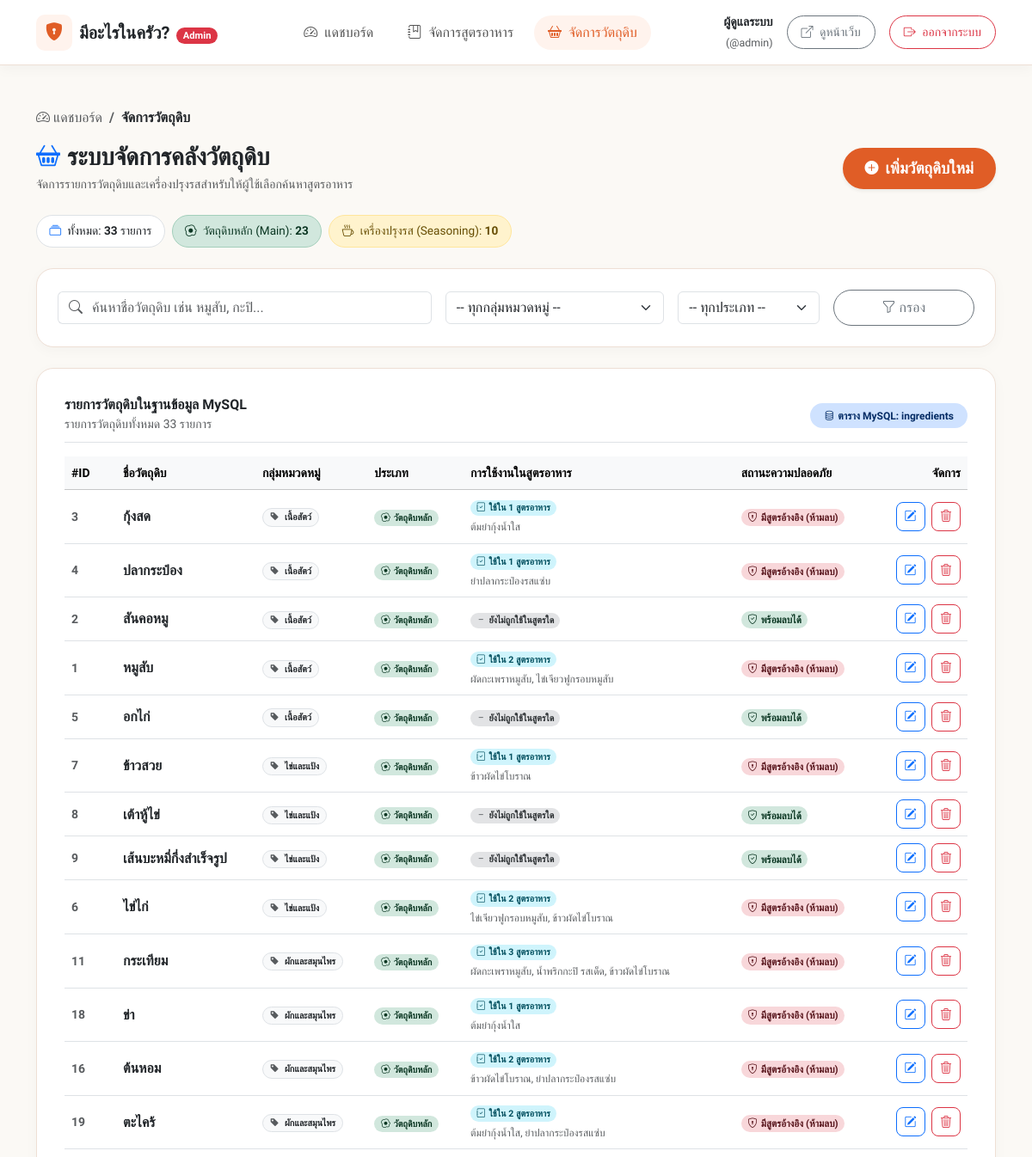
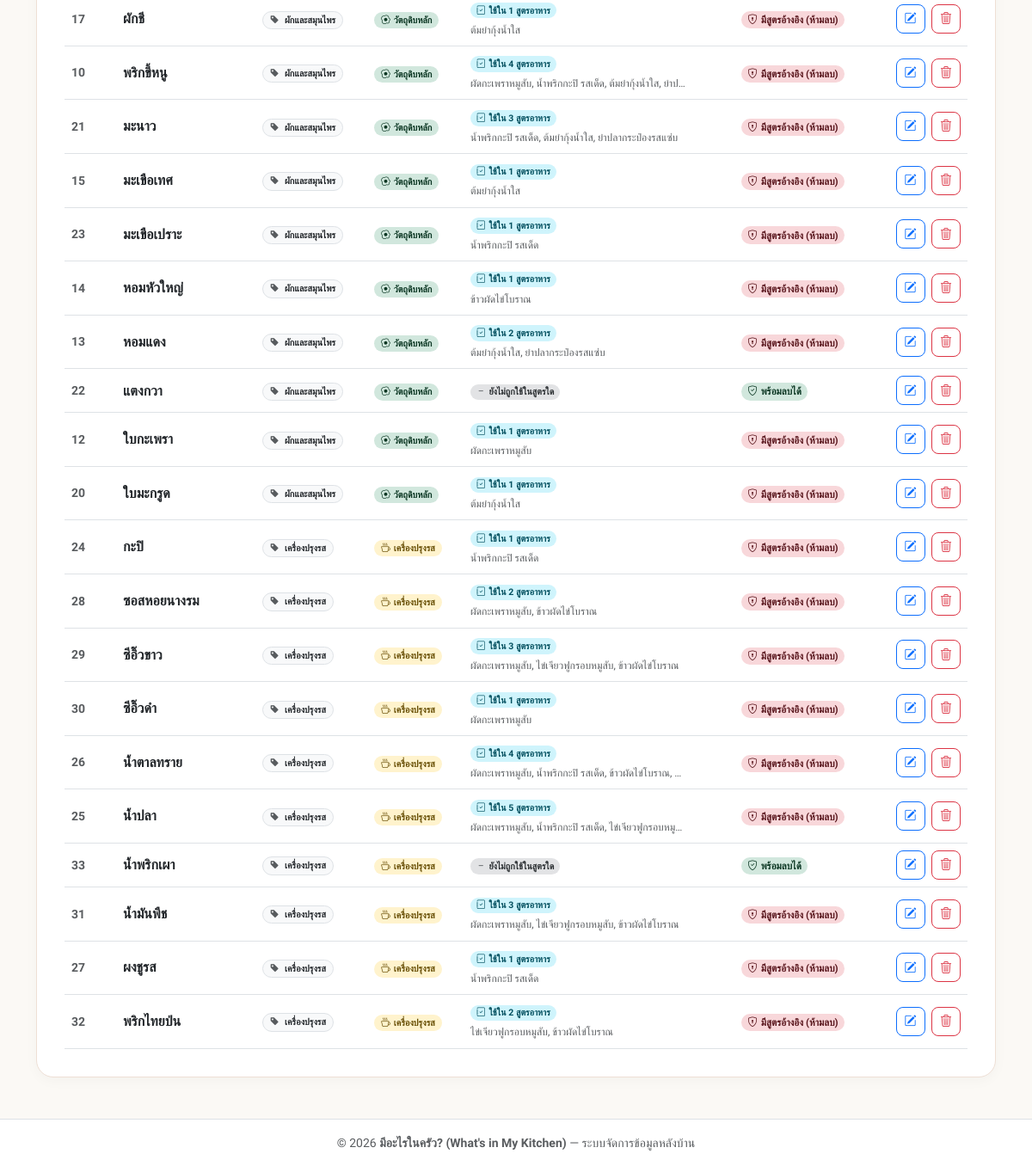
The page /admin/ingredients.php (signed in) on the database its author committed (2 pictures, top to bottom).
### tables this page shows
CREATE TABLE IF NOT EXISTS `ingredients` (
    `id` INT NOT NULL AUTO_INCREMENT,
    `name` VARCHAR(100) NOT NULL COMMENT 'ชื่อวัตถุดิบ เช่น หมูสับ, ไข่ไก่, กะปิ',
    `type` ENUM('main', 'seasoning') NOT NULL DEFAULT 'main' COMMENT 'ประเภทวัตถุดิบ: main = วัตถุดิบหลัก, seasoning = เครื่องปรุงรส',
    `category_group` VARCHAR(50) NOT NULL DEFAULT 'ทั่วไป' COMMENT 'กลุ่มของวัตถุดิบ เช่น เนื้อสัตว์, ผักและสมุนไพร, เครื่องปรุงรส, ไข่และแป้ง',
    `created_at` TIMESTAMP NOT NULL DEFAULT CURRENT_TIMESTAMP COMMENT 'วันเวลาที่สร้าง',
    PRIMARY KEY (`id`),
    UNIQUE KEY `uk_ingredients_name` (`name`)
);

### admin/ingredients.php (the view, shortened to what the rows shown need)
<?php
require_once __DIR__ . '/auth_check.php';
$ingredients = [];
try {
    $whereConditions = [];
    $queryParams = [];
    $whereSql = !empty($whereConditions) ? "WHERE " . implode(" AND ", $whereConditions) : "";
    $sql = "
        SELECT
            i.id,
            i.name,
            i.type,
            i.category_group,
            COUNT(ri.id) AS used_in_recipes,
            GROUP_CONCAT(DISTINCT r.title ORDER BY r.id SEPARATOR ', ') AS sample_recipes
        FROM ingredients i
        LEFT JOIN recipe_ingredients ri ON i.id = ri.ingredient_id
        LEFT JOIN recipes r ON ri.recipe_id = r.id
        $whereSql
        GROUP BY i.id
        ORDER BY
            FIELD(i.category_group, 'เนื้อสัตว์', 'ไข่และแป้ง', 'ผักและสมุนไพร', 'เครื่องปรุงรส', 'ทั่วไป'),
            i.name ASC
    ";
    $stmt = $pdo->prepare($sql);
    $stmt->execute($queryParams);
    $ingredients = $stmt->fetchAll();
} catch (PDOException $e) {
    error_log("Admin Ingredients List Error: " . $e->getMessage());
    $flashError = "เกิดข้อผิดพลาดในการโหลดรายการวัตถุดิบ: " . $e->getMessage();
}
?>
<!DOCTYPE html>
<html lang="th">
<head>
    <link href="https://cdn.jsdelivr.net/npm/bootstrap@5.3.3/dist/css/bootstrap.min.css" rel="stylesheet">
    <link rel="stylesheet" href="https://cdn.jsdelivr.net/npm/bootstrap-icons@1.11.3/font/bootstrap-icons.min.css">
    <link rel="stylesheet" href="../assets/css/style.css">
</head>
<body>
    <main class="py-4 py-md-5 flex-grow-1">
        <div class="container">
            <div class="d-flex flex-wrap justify-content-between align-items-center gap-3 mb-4">
                <div>
                    <h1 class="h3 fw-bold text-dark mb-1">
                        <i class="bi bi-basket2 text-primary me-2"></i>ระบบจัดการคลังวัตถุดิบ
                    </h1>
                </div>
            </div>
            <div class="content-box">
                <div class="d-flex flex-wrap justify-content-between align-items-center mb-3 pb-2 border-bottom gap-2">
                    <div>
                        <h2 class="h6 fw-bold text-dark mb-0">
                            รายการวัตถุดิบในฐานข้อมูล MySQL
                        </h2>
                    </div>
                </div>
                <?php if (!empty($ingredients)): ?>
                    <div class="table-responsive">
                        <table class="table table-hover align-middle mb-0">
                            <thead class="table-light small">
                                <tr>
                                    <th style="width: 60px;">#ID</th>
                                    <th>ชื่อวัตถุดิบ</th>
                                    <th>กลุ่มหมวดหมู่</th>
                                    <th>ประเภท</th>
                                    <th>การใช้งานในสูตรอาหาร</th>
                                    <th>สถานะความปลอดภัย</th>
                                    <th class="text-end" style="width: 110px;">จัดการ</th>
                                </tr>
                            </thead>
                            <tbody class="small">
                                <?php foreach ($ingredients as $ing): ?>
                                    <?php
                                    $usageCount = (int) $ing['used_in_recipes'];
                                    $isSafeToDelete = ($usageCount === 0);
                                    ?>
                                    <tr>
                                        <td class="text-muted fw-bold"><?php echo (int) $ing['id']; ?></td>
                                        <td>
                                            <span class="fw-bold text-dark fs-6"><?php echo htmlspecialchars($ing['name']); ?></span>
                                        </td>
                                        <td>
                                            <span class="badge bg-light text-dark border rounded-pill px-2 py-1">
                                                <i class="bi bi-tag-fill text-muted me-1"></i>
                                                <?php echo htmlspecialchars($ing['category_group'] ?? 'ทั่วไป'); ?>
                                            </span>
                                        </td>
                                        <td>
                                            <?php if ($ing['type'] === 'main'): ?>
                                                <span class="badge bg-success-subtle text-success-emphasis rounded-pill px-2 py-1">
                                                    <i class="bi bi-egg-fried me-1"></i>วัตถุดิบหลัก
                                                </span>
                                            <?php else: ?>
                                                <span class="badge bg-warning-subtle text-warning-emphasis rounded-pill px-2 py-1">
                                                    <i class="bi bi-cup-hot me-1"></i>เครื่องปรุงรส
                                                </span>
                                            <?php endif; ?>
                                        </td>
                                        <td>
                                            <?php if ($usageCount > 0): ?>
                                                <span class="badge bg-info-subtle text-info-emphasis rounded-pill" title="<?php echo htmlspecialchars($ing['sample_recipes'] ?? ''); ?>">
                                                    <i class="bi bi-journal-check me-1"></i>ใช้ใน <?php echo $usageCount; ?> สูตรอาหาร
                                                </span>
                                                <div class="small text-muted text-truncate mt-1" style="max-width: 250px; font-size: 0.75rem;">
                                                    <?php echo htmlspecialchars($ing['sample_recipes'] ?? ''); ?>
                                                </div>
                                            <?php else: ?>
                                                <span class="badge bg-secondary-subtle text-secondary-emphasis rounded-pill">
                                                    <i class="bi bi-dash me-1"></i>ยังไม่ถูกใช้ในสูตรใด
                                                </span>
                                            <?php endif; ?>
                                        </td>
                                        <td>
                                            <?php if ($isSafeToDelete): ?>
                                                <span class="badge bg-success-subtle text-success-emphasis rounded-pill" style="font-size: 0.72rem;">
                                                    <i class="bi bi-shield-check me-1"></i>พร้อมลบได้
                                                </span>
                                            <?php else: ?>
                                                <span class="badge bg-danger-subtle text-danger-emphasis rounded-pill" style="font-size: 0.72rem;" title="ห้ามลบเนื่องจากมีสูตรอาหารใช้อ้างอิงอยู่">
                                                    <i class="bi bi-shield-lock me-1"></i>มีสูตรอ้างอิง (ห้ามลบ)
                                                </span>
                                            <?php endif; ?>
                                        </td>
                                        <td class="text-end text-nowrap">
                                            <a href="ingredient_edit.php?id=<?php echo (int) $ing['id']; ?>" class="btn btn-sm btn-outline-primary action-btn" title="แก้ไขวัตถุดิบนี้">
                                                <i class="bi bi-pencil-square"></i>
                                            </a>
                                            <button type="button" class="btn btn-sm btn-outline-danger action-btn ms-1" title="ลบวัตถุดิบนี้"
                                                    data-bs-toggle="modal"
                                                    data-bs-target="#deleteIngredientModal"
                                                    data-id="<?php echo (int) $ing['id']; ?>"
                                                    data-name="<?php echo htmlspecialchars($ing['name'], ENT_QUOTES); ?>"
                                                    data-usage="<?php echo $usageCount; ?>"
                                                    data-recipes="<?php echo htmlspecialchars($ing['sample_recipes'] ?? '', ENT_QUOTES); ?>">
                                                <i class="bi bi-trash3"></i>
                                            </button>
                                        </td>
                                    </tr>
                                <?php endforeach; ?>
                            </tbody>
                        </table>
                    </div>
                <?php endif; ?>
            </div>
        </div>
    </main>
</body>
</html>

### rows shown on the page
ingredients: id "3", name "กุ้งสด", category_group "เนื้อสัตว์", type "main" (drawn), usageCount "1", sample_recipes "ต้มยำกุ้งน้ำใส", shows "มีสูตรอ้างอิง (ห้ามลบ)"
ingredients: id "4", name "ปลากระป๋อง", category_group "เนื้อสัตว์", type "main" (drawn), usageCount "1", sample_recipes "ยำปลากระป๋องรสแซ่บ", shows "มีสูตรอ้างอิง (ห้ามลบ)"
ingredients: id "2", name "สันคอหมู", category_group "เนื้อสัตว์", type "main" (drawn), shows "ยังไม่ถูกใช้ในสูตรใด", shows "พร้อมลบได้"
ingredients: id "1", name "หมูสับ", category_group "เนื้อสัตว์", type "main" (drawn), usageCount "2", sample_recipes "ผัดกะเพราหมูสับ, ไข่เจียวฟูกรอบหมูสับ", shows "มีสูตรอ้างอิง (ห้ามลบ)"
ingredients: id "5", name "อกไก่", category_group "เนื้อสัตว์", type "main" (drawn), shows "ยังไม่ถูกใช้ในสูตรใด", shows "พร้อมลบได้"
ingredients: id "7", name "ข้าวสวย", category_group "ไข่และแป้ง", type "main" (drawn), usageCount "1", sample_recipes "ข้าวผัดไข่โบราณ", shows "มีสูตรอ้างอิง (ห้ามลบ)"
ingredients: id "8", name "เต้าหู้ไข่", category_group "ไข่และแป้ง", type "main" (drawn), shows "ยังไม่ถูกใช้ในสูตรใด", shows "พร้อมลบได้"
ingredients: id "9", name "เส้นบะหมี่กึ่งสำเร็จรูป", category_group "ไข่และแป้ง", type "main" (drawn), shows "ยังไม่ถูกใช้ในสูตรใด", shows "พร้อมลบได้"
ingredients: id "6", name "ไข่ไก่", category_group "ไข่และแป้ง", type "main" (drawn), usageCount "2", sample_recipes "ไข่เจียวฟูกรอบหมูสับ, ข้าวผัดไข่โบราณ", shows "มีสูตรอ้างอิง (ห้ามลบ)"
ingredients: id "11", name "กระเทียม", category_group "ผักและสมุนไพร", type "main" (drawn), usageCount "3", sample_recipes "ผัดกะเพราหมูสับ, น้ำพริกกะปิ รสเด็ด, ข้าวผัดไข่โบราณ", shows "มีสูตรอ้างอิง (ห้ามลบ)"
ingredients: id "18", name "ข่า", category_group "ผักและสมุนไพร", type "main" (drawn), usageCount "1", sample_recipes "ต้มยำกุ้งน้ำใส", shows "มีสูตรอ้างอิง (ห้ามลบ)"
ingredients: id "16", name "ต้นหอม", category_group "ผักและสมุนไพร", type "main" (drawn), usageCount "2", sample_recipes "ข้าวผัดไข่โบราณ, ยำปลากระป๋องรสแซ่บ", shows "มีสูตรอ้างอิง (ห้ามลบ)"
ingredients: id "19", name "ตะไคร้", category_group "ผักและสมุนไพร", type "main" (drawn), usageCount "2", sample_recipes "ต้มยำกุ้งน้ำใส, ยำปลากระป๋องรสแซ่บ", shows "มีสูตรอ้างอิง (ห้ามลบ)"
ingredients: id "17", name "ผักชี", category_group "ผักและสมุนไพร", type "main" (drawn), usageCount "1", sample_recipes "ต้มยำกุ้งน้ำใส", shows "มีสูตรอ้างอิง (ห้ามลบ)"
ingredients: id "10", name "พริกขี้หนู", category_group "ผักและสมุนไพร", type "main" (drawn), usageCount "4", sample_recipes "ผัดกะเพราหมูสับ, น้ำพริกกะปิ รสเด็ด, ต้มยำกุ้งน้ำใส, ยำป…", shows "มีสูตรอ้างอิง (ห้ามลบ)"
ingredients: id "21", name "มะนาว", category_group "ผักและสมุนไพร", type "main" (drawn), usageCount "3", sample_recipes "น้ำพริกกะปิ รสเด็ด, ต้มยำกุ้งน้ำใส, ยำปลากระป๋องรสแซ่บ", shows "มีสูตรอ้างอิง (ห้ามลบ)"
ingredients: id "15", name "มะเขือเทศ", category_group "ผักและสมุนไพร", type "main" (drawn), usageCount "1", sample_recipes "ต้มยำกุ้งน้ำใส", shows "มีสูตรอ้างอิง (ห้ามลบ)"
ingredients: id "23", name "มะเขือเปราะ", category_group "ผักและสมุนไพร", type "main" (drawn), usageCount "1", sample_recipes "น้ำพริกกะปิ รสเด็ด", shows "มีสูตรอ้างอิง (ห้ามลบ)"
ingredients: id "14", name "หอมหัวใหญ่", category_group "ผักและสมุนไพร", type "main" (drawn), usageCount "1", sample_recipes "ข้าวผัดไข่โบราณ", shows "มีสูตรอ้างอิง (ห้ามลบ)"
ingredients: id "13", name "หอมแดง", category_group "ผักและสมุนไพร", type "main" (drawn), usageCount "2", sample_recipes "ต้มยำกุ้งน้ำใส, ยำปลากระป๋องรสแซ่บ", shows "มีสูตรอ้างอิง (ห้ามลบ)"
ingredients: id "22", name "แตงกวา", category_group "ผักและสมุนไพร", type "main" (drawn), shows "ยังไม่ถูกใช้ในสูตรใด", shows "พร้อมลบได้"
ingredients: id "12", name "ใบกะเพรา", category_group "ผักและสมุนไพร", type "main" (drawn), usageCount "1", sample_recipes "ผัดกะเพราหมูสับ", shows "มีสูตรอ้างอิง (ห้ามลบ)"
ingredients: id "20", name "ใบมะกรูด", category_group "ผักและสมุนไพร", type "main" (drawn), usageCount "1", sample_recipes "ต้มยำกุ้งน้ำใส", shows "มีสูตรอ้างอิง (ห้ามลบ)"
ingredients: id "24", name "กะปิ", category_group "เครื่องปรุงรส", type "seasoning" (drawn), usageCount "1", sample_recipes "น้ำพริกกะปิ รสเด็ด", shows "มีสูตรอ้างอิง (ห้ามลบ)"
ingredients: id "28", name "ซอสหอยนางรม", category_group "เครื่องปรุงรส", type "seasoning" (drawn), usageCount "2", sample_recipes "ผัดกะเพราหมูสับ, ข้าวผัดไข่โบราณ", shows "มีสูตรอ้างอิง (ห้ามลบ)"
ingredients: id "29", name "ซีอิ๊วขาว", category_group "เครื่องปรุงรส", type "seasoning" (drawn), usageCount "3", sample_recipes "ผัดกะเพราหมูสับ, ไข่เจียวฟูกรอบหมูสับ, ข้าวผัดไข่โบราณ", shows "มีสูตรอ้างอิง (ห้ามลบ)"
ingredients: id "30", name "ซีอิ๊วดำ", category_group "เครื่องปรุงรส", type "seasoning" (drawn), usageCount "1", sample_recipes "ผัดกะเพราหมูสับ", shows "มีสูตรอ้างอิง (ห้ามลบ)"
ingredients: id "26", name "น้ำตาลทราย", category_group "เครื่องปรุงรส", type "seasoning" (drawn), usageCount "4", sample_recipes "ผัดกะเพราหมูสับ, น้ำพริกกะปิ รสเด็ด, ข้าวผัดไข่โบราณ,…", shows "มีสูตรอ้างอิง (ห้ามลบ)"
ingredients: id "25", name "น้ำปลา", category_group "เครื่องปรุงรส", type "seasoning" (drawn), usageCount "5", sample_recipes "ผัดกะเพราหมูสับ, น้ำพริกกะปิ รสเด็ด, ไข่เจียวฟูกรอบหมู…", shows "มีสูตรอ้างอิง (ห้ามลบ)"
ingredients: id "33", name "น้ำพริกเผา", category_group "เครื่องปรุงรส", type "seasoning" (drawn), shows "ยังไม่ถูกใช้ในสูตรใด", shows "พร้อมลบได้"
ingredients: id "31", name "น้ำมันพืช", category_group "เครื่องปรุงรส", type "seasoning" (drawn), usageCount "3", sample_recipes "ผัดกะเพราหมูสับ, ไข่เจียวฟูกรอบหมูสับ, ข้าวผัดไข่โบราณ", shows "มีสูตรอ้างอิง (ห้ามลบ)"
ingredients: id "27", name "ผงชูรส", category_group "เครื่องปรุงรส", type "seasoning" (drawn), usageCount "1", sample_recipes "น้ำพริกกะปิ รสเด็ด", shows "มีสูตรอ้างอิง (ห้ามลบ)"
ingredients: id "32", name "พริกไทยป่น", category_group "เครื่องปรุงรส", type "seasoning" (drawn), usageCount "2", sample_recipes "ไข่เจียวฟูกรอบหมูสับ, ข้าวผัดไข่โบราณ", shows "มีสูตรอ้างอิง (ห้ามลบ)"

### other values the page prints
$adminName "ผู้ดูแลระบบ"
$adminUsername "admin"
$totalCount "33"
$mainCount "23"
$seasoningCount "10"
